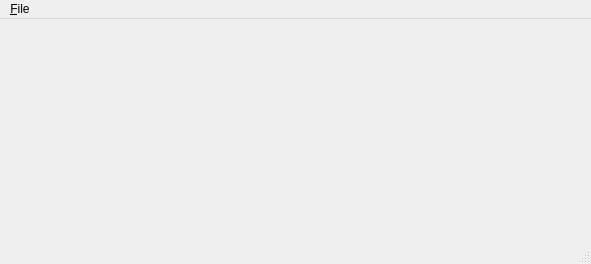
<?xml version="1.0" encoding="UTF-8"?>
<ui version="4.0">
 <class>MainWindow</class>
 <widget class="QMainWindow" name="MainWindow">
  <property name="geometry">
   <rect>
    <x>0</x>
    <y>0</y>
    <width>591</width>
    <height>264</height>
   </rect>
  </property>
  <property name="windowTitle">
   <string>Faisan IDE</string>
  </property>
  <widget class="QWidget" name="centralwidget"/>
  <widget class="QMenuBar" name="menubar">
   <property name="geometry">
    <rect>
     <x>0</x>
     <y>0</y>
     <width>591</width>
     <height>21</height>
    </rect>
   </property>
   <widget class="QMenu" name="menu_File">
    <property name="title">
     <string>&amp;File</string>
    </property>
   </widget>
   <addaction name="menu_File"/>
  </widget>
  <widget class="QStatusBar" name="statusbar"/>
 </widget>
 <resources/>
 <connections/>
</ui>
